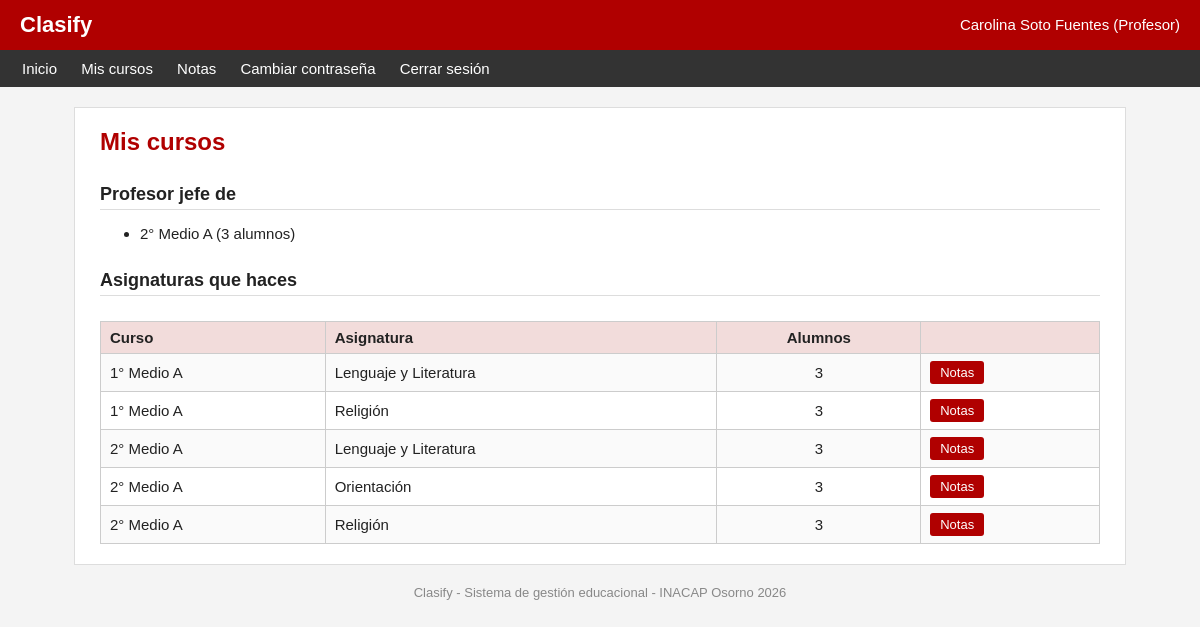
The app's page /profesor/mis_cursos.php (signed in) with its own data.
### tables this page shows
CREATE TABLE curso (
    id_curso INT AUTO_INCREMENT PRIMARY KEY,
    id_anio INT NOT NULL,
    nivel INT NOT NULL,
    letra CHAR(1) NOT NULL,
    id_profesor_jefe INT NOT NULL,
    estado ENUM('abierto', 'cerrado') NOT NULL DEFAULT 'abierto',
    UNIQUE (id_anio, nivel, letra),
    FOREIGN KEY (id_anio) REFERENCES anio_academico (id_anio),
    FOREIGN KEY (id_profesor_jefe) REFERENCES usuario (id_usuario)
);

CREATE TABLE asignacion_docente (
    id_asignacion INT AUTO_INCREMENT PRIMARY KEY,
    id_curso INT NOT NULL,
    id_asignatura INT NOT NULL,
    id_profesor INT NOT NULL,
    UNIQUE (id_curso, id_asignatura),
    FOREIGN KEY (id_curso) REFERENCES curso (id_curso),
    FOREIGN KEY (id_asignatura) REFERENCES asignatura (id_asignatura),
    FOREIGN KEY (id_profesor) REFERENCES usuario (id_usuario)
);

CREATE TABLE asignatura (
    id_asignatura INT AUTO_INCREMENT PRIMARY KEY,
    nombre VARCHAR(60) NOT NULL UNIQUE,
    influye_promocion TINYINT(1) NOT NULL DEFAULT 1
);

### includes/sesion.php (called while the page is built, shortened)
<?php
require_once __DIR__ . "/../config/conexion.php";
require_once __DIR__ . "/funciones.php";
$id_usuario = $_SESSION["id_usuario"];

### includes/funciones.php (called while the page is built, shortened)
<?php
function limpiar($texto)
{
    return htmlspecialchars($texto, ENT_QUOTES, "UTF-8");
}
function nombre_nivel($nivel)
{
    $niveles = array(
        1 => "1° Básico", 2 => "2° Básico", 3 => "3° Básico", 4 => "4° Básico",
        5 => "5° Básico", 6 => "6° Básico", 7 => "7° Básico", 8 => "8° Básico",
        9 => "1° Medio", 10 => "2° Medio", 11 => "3° Medio", 12 => "4° Medio"
    );
    if (isset($niveles[$nivel])) {
        return $niveles[$nivel];
    }
    return "Nivel " . $nivel;
}
function nombre_curso($nivel, $letra)
{
    return nombre_nivel($nivel) . " " . $letra;
}
function anio_abierto($conexion)
{
    $resultado = mysqli_query($conexion, "SELECT * FROM anio_academico WHERE estado = 'abierto' ORDER BY anio ASC LIMIT 1");
    return mysqli_fetch_assoc($resultado);
}

### profesor/mis_cursos.php (the view, shortened to what this page needs)
<?php
require_once "../includes/sesion.php";
$anio = anio_abierto($conexion);
$id_anio = 0;
if ($anio) {
    $id_anio = $anio["id_anio"];
}
$jefaturas = mysqli_execute_query($conexion, "SELECT c.*, (SELECT COUNT(*) FROM inscripcion i WHERE i.id_curso = c.id_curso) AS alumnos
                                              FROM curso c
                                              WHERE c.id_profesor_jefe = ? AND c.id_anio = ?
                                              ORDER BY c.nivel, c.letra", [$id_usuario, $id_anio]);
$clases = mysqli_execute_query($conexion, "SELECT ad.id_asignacion, c.nivel, c.letra, s.nombre AS asignatura,
                                           (SELECT COUNT(*) FROM inscripcion i WHERE i.id_curso = c.id_curso) AS alumnos
                                           FROM asignacion_docente ad
                                           JOIN curso c ON c.id_curso = ad.id_curso
                                           JOIN asignatura s ON s.id_asignatura = ad.id_asignatura
                                           WHERE ad.id_profesor = ? AND c.id_anio = ?
                                           ORDER BY c.nivel, c.letra, s.nombre", [$id_usuario, $id_anio]);
include "../includes/cabecera.php";
?>
<h2>Profesor jefe de</h2>
<?php if (mysqli_num_rows($jefaturas) == 0) { ?>
    <p class="gris">No eres profesor jefe de ningún curso este año.</p>
<?php } else { ?>
    <ul>
        <?php while ($c = mysqli_fetch_assoc($jefaturas)) { ?>
            <li><?php echo nombre_curso($c["nivel"], $c["letra"]); ?> (<?php echo $c["alumnos"]; ?> alumnos)</li>
        <?php } ?>
    </ul>
<?php } ?>
<h2>Asignaturas que haces</h2>
<div class="tabla-contenedor">
<table>
    <tr>
        <th>Curso</th>
        <th>Asignatura</th>
        <th class="centro">Alumnos</th>
        <th></th>
    </tr>
    <?php while ($fila = mysqli_fetch_assoc($clases)) { ?>
        <tr>
            <td><?php echo nombre_curso($fila["nivel"], $fila["letra"]); ?></td>
            <td><?php echo limpiar($fila["asignatura"]); ?></td>
            <td class="centro"><?php echo $fila["alumnos"]; ?></td>
            <td><a href="notas.php?id_asignacion=<?php echo $fila["id_asignacion"]; ?>" class="boton boton-chico">Notas</a></td>
        </tr>
    <?php } ?>
</table>
</div>
<?php include "../includes/pie.php"; ?>

### css/estilos.css (style rules this page uses)
body { margin: 0; font-family: Arial, Helvetica, sans-serif; font-size: 15px; color: #222222; background-color: #f4f4f4; }
h2 { font-size: 18px; margin-top: 28px; border-bottom: 1px solid #dddddd; padding-bottom: 4px; }
.tabla-contenedor { overflow-x: auto; }
table { border-collapse: collapse; width: 100%; margin-top: 10px; }
th { background-color: #f2dcdb; text-align: left; }
th, td { border: 1px solid #cccccc; padding: 7px 9px; }
tr:nth-child(even) td { background-color: #fafafa; }
.centro { text-align: center; }
.boton { display: inline-block; background-color: #b00000; color: white; border: none; padding: 8px 16px; font-size: 15px; border-radius: 3px; text-decoration: none; cursor: pointer; margin-top: 12px; }
.boton-chico { padding: 4px 10px; font-size: 13px; margin-top: 0; }

### records on screen
curso: nombre_curso($c["nivel"], $c["letra"]) "2° Medio A", alumnos "3"
asignacion_docente: id_curso.letra "1° Medio A", id_asignatura.nombre "Lenguaje y Literatura", alumnos "3"
asignacion_docente: id_curso.letra "1° Medio A", id_asignatura.nombre "Religión", alumnos "3"
asignacion_docente: id_curso.letra "2° Medio A", id_asignatura.nombre "Lenguaje y Literatura", alumnos "3"
asignacion_docente: id_curso.letra "2° Medio A", id_asignatura.nombre "Orientación", alumnos "3"
asignacion_docente: id_curso.letra "2° Medio A", id_asignatura.nombre "Religión", alumnos "3"

### other values on screen
limpiar($_SESSION["nombre"]) "Carolina Soto Fuentes"
nombre_rol($_SESSION["rol"]) "Profesor"
limpiar($titulo) "Mis cursos"
